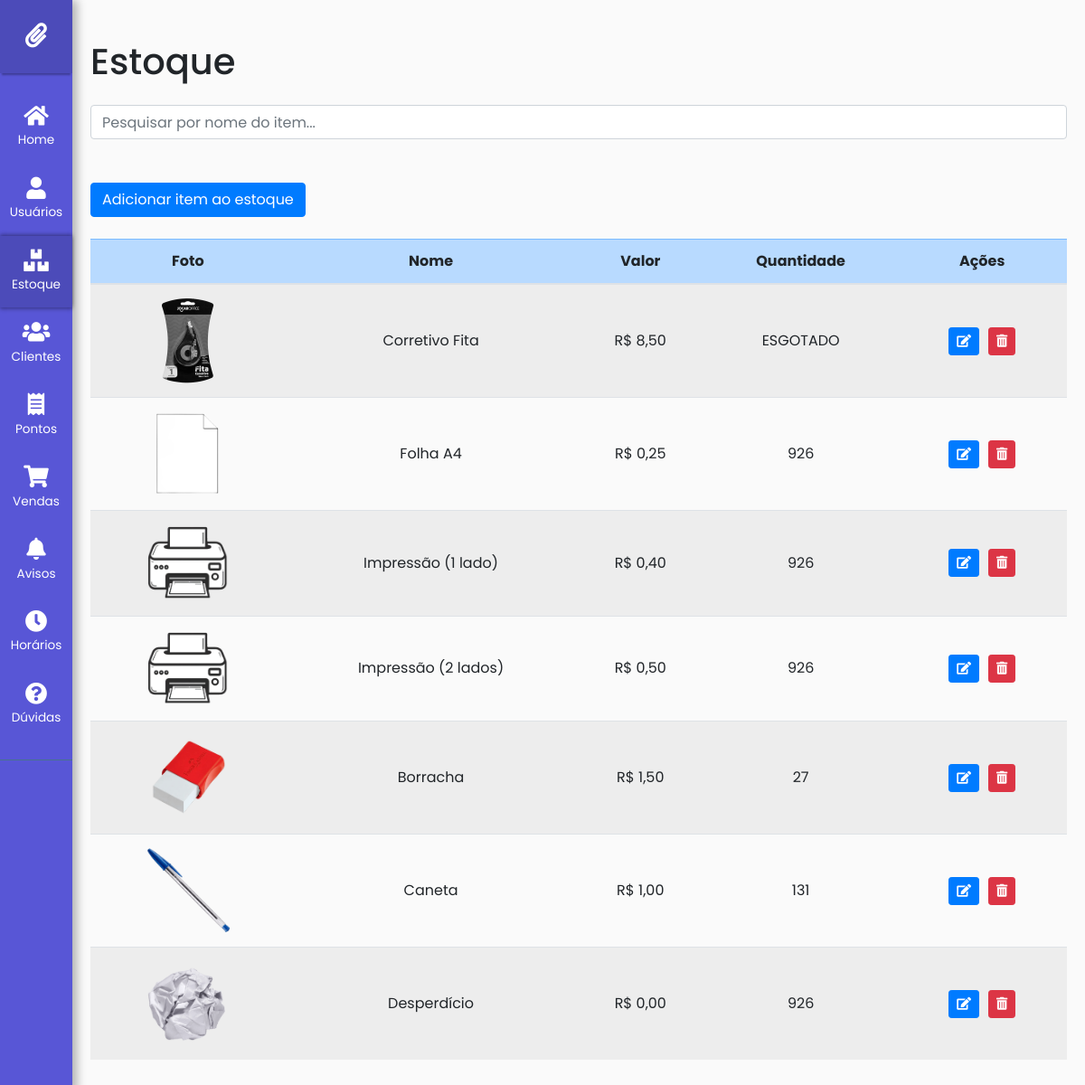
The page /estoque/ (signed in) on the database its author committed.
### core/models.py (models this page shows, shortened)
class ItemEstoque(models.Model):
    nome = models.CharField(max_length=100)
    foto = models.ImageField(upload_to='estoque/', null=False, default='path/to/default/image.jpg')  # Definindo uma imagem padrão
    valor = models.DecimalField(max_digits=10, decimal_places=2)
    quantidade = models.IntegerField()
    prioridade = models.BooleanField(default=False)  # Campo de prioridade

### core/views.py (the view)
# urls.py: path('estoque/', views.listar_estoque_admin, name='listar-estoque-admin'),
@user_passes_test(is_admin)
def listar_estoque_admin(request):
    itens = ItemEstoque.objects.annotate(
        esgotado=Case(
            When(quantidade=0, then=0),
            default=1,
            output_field=IntegerField(),
        )
    ).order_by('esgotado', '-prioridade', 'nome')
    return TemplateResponse(request, 'core/estoque/listar_estoque_admin.html', {'itens': itens})

### core/views.py (called while the page is built)
def is_admin(user):
    return user.is_staff

### core/templates/core/estoque/listar_estoque_admin.html (shortened to what this page needs)
{% extends base_template %}
{% block body %}
    <div class="container">
        <h1 class="my-4">Estoque</h1>
        <div class="form-group mb-4">
            <input type="text" id="searchInput" class="form-control" placeholder="Pesquisar por nome do item..." onkeyup="filtrarItens()">
        </div>
        <button
            class="btn btn-primary my-4"
            data-toggle="modal"
            data-target="#modalAddItem">
            Adicionar item ao estoque
        </button>
        <div class="table-responsive">
            <table class="table table-striped table-hover">
                <thead class="table-primary">
                    <tr>
                        <th class="text-center">Foto</th>
                        <th class="text-center">Nome</th>
                        <th class="text-center">Valor</th>
                        <th class="text-center">Quantidade</th>
                        <th class="text-center">Ações</th>
                    </tr>
                </thead>
                <tbody>
                    {% for item in itens %}
                    <tr>
                        <td class="align-middle text-center">
                            {% if item.foto %}
                            <img src="{{ item.foto.url }}" alt="{{ item.nome }}" class="img-fluid {% if item.quantidade == 0 %}img-esgotado{% endif %}" style="max-width: 100px; max-height: 100px;">
                            {% else %}
                            <span>Sem imagem</span>
                            {% endif %}
                        </td>
                        <td class="align-middle text-center">{{ item.nome }}</td>
                        <td class="align-middle text-center">R$ {{ item.valor|floatformat:2 }}</td>
                        <td class="align-middle text-center">{% if item.quantidade == 0 %}ESGOTADO{% else %}{{ item.quantidade }}{% endif %}</td>
                        <td class="align-middle text-center">
                            <div class="d-flex justify-content-center">
                                <button class="btn btn-primary btn-sm btn-editItem" data-toggle="modal" data-target="#modalEditItem" data-id="{{ item.id }}" style="margin: 5px;">
                                    <i class="fas fa-edit"></i>
                                </button>
                                <button class="btn btn-danger btn-sm btn-RemoveItem" data-toggle="modal" data-target="#modalRemoveItem" data-id="{{ item.id }}" style="margin: 5px;">
                                    <i class="fas fa-trash-alt"></i>
                                </button>
                            </div>
                        </td>
                    </tr>
                    {% endfor %}
                </tbody>
            </table>
        </div>
    </div>
{% endblock %}

### static/css/base.css (style rules this page uses)
body { font-family: 'Poppins', sans-serif; background: #fafafa; }
i, span { display: inline-block; }

### rows shown on the page
ItemEstoque: foto (picture), nome "Corretivo Fita", valor "8,50", quantidade "ESGOTADO"
ItemEstoque: foto (picture), nome "Folha A4", valor "0,25", quantidade "926"
ItemEstoque: foto (picture), nome "Impressão (1 lado)", valor "0,40", quantidade "926"
ItemEstoque: foto (picture), nome "Impressão (2 lados)", valor "0,50", quantidade "926"
ItemEstoque: foto (picture), nome "Borracha", valor "1,50", quantidade "27"
ItemEstoque: foto (picture), nome "Caneta", valor "1,00", quantidade "131"
ItemEstoque: foto (picture), nome "Desperdício", valor "0,00", quantidade "926"
